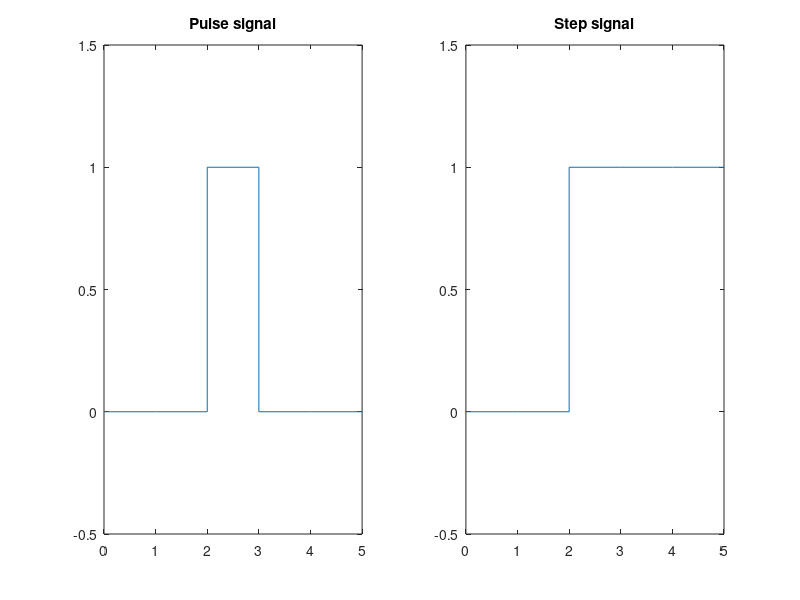

MATLAB code to generate this figure:
x1 = [0 1 2 2 3 3 4 5];
P = [0 0 0 1 1 0 0 0];
x2 = [0 1 2 2 3 4 5];
S = [0 0 0 1 1 1 1];
subplot(1,2,1);plot(x1, P);axis([0 5 -0.5 1.5]);title('Pulse signal');
subplot(1,2,2);plot(x2, S);axis([0 5 -0.5 1.5]);title('Step signal')